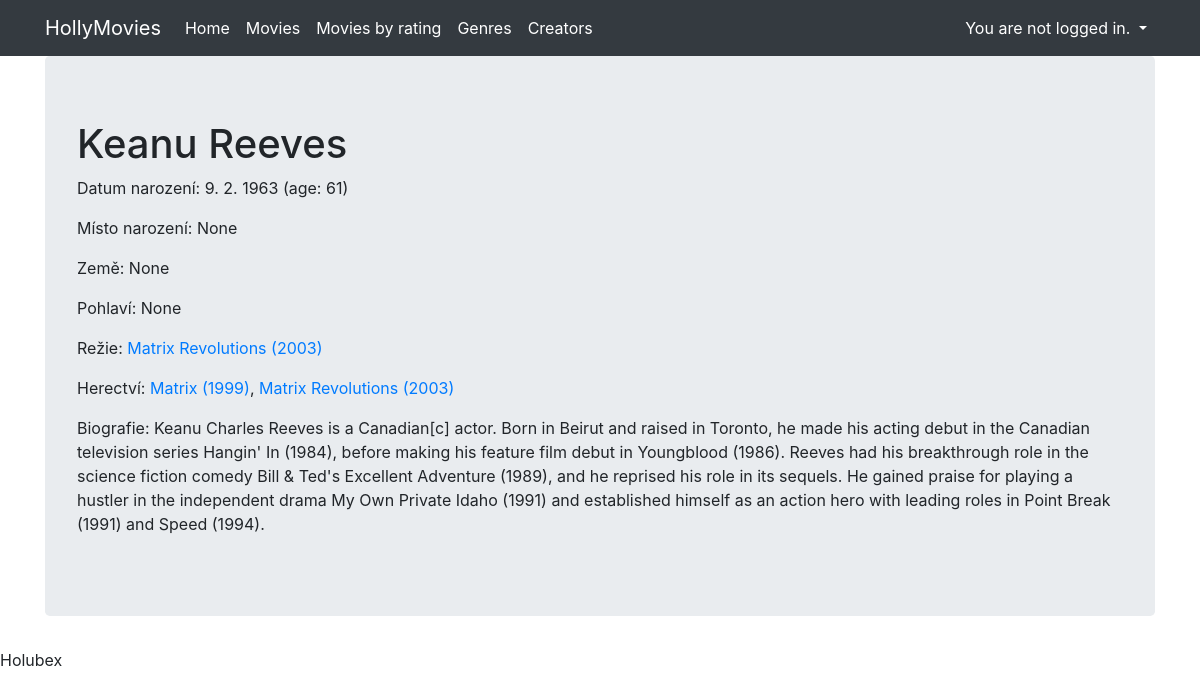
The app's page /creator/1/ with its own data.
### viewer/models.py (models this page shows, shortened)
class Creator(Model):
    name = CharField(max_length=32)
    surname = CharField(max_length=32, blank=True)
    birth_date = DateField(null=True, blank=True)
    death_date = DateField(null=True, blank=True)
    birth_place = CharField(max_length=64, null=True, blank=True)
    country = ForeignKey(Country, null=True, blank=True, on_delete=DO_NOTHING)
    sex = CharField(max_length=10, choices=Sex.choices, null=True, blank=True)
    biography = TextField(null=True, blank=True)
    class Meta:
        ordering = ['surname', 'name', 'birth_date']
    def __str__(self):
        return f"{self.name} {self.surname} ({self.birth_date.year})"
    def age(self):
        start_date = self.birth_date
        end_date = date.today()
        if self.death_date:
            end_date = self.death_date
        age = end_date.year - start_date.year
        if end_date.month < start_date.month:
            age -= 1
        if end_date.month == start_date.month and end_date.day < start_date.day:
            age -= 1
        return age

class Movie(Model):
    title = CharField(max_length=64)
    title_cz = CharField(max_length=64, blank=True)
    genres = ManyToManyField(Genre, blank=True, related_name='movies')
    countries = ManyToManyField(Country, blank=True, related_name='movies')
    directors = ManyToManyField(Creator, blank=True, related_name='directed_movies')
    actors = ManyToManyField(Creator, blank=True, related_name='acting_in_movies')
    rating = IntegerField()
    released = DateField()
    length = IntegerField(null=True, blank=True)
    description = TextField(null=True)
    clicked = IntegerField(default=0)
    created = DateTimeField(auto_now_add=True)
    class Meta:
        ordering = ['title', 'released']
    def __str__(self):
        return f'{self.title} ({self.released.year})'

### viewer/views.py (the view)
# urls.py: path('creator/<pk>/', CreatorView.as_view(), name='creator'),
class CreatorView(View):
    def get(self, request, pk):
        if Creator.objects.filter(id=pk).exists():  # otestujeme, zda film existuje
            result = Creator.objects.get(id=pk)
            return render(request, 'creator.html', {'title': result, 'creator': result})
        result = Creator.objects.all()
        return render(request,
                      'creators.html',
                      {'title': 'Creators', 'creators': result})

### viewer/templates/creator.html (shortened to what this page needs)
{% extends "base.html" %}
{% block content %}
<div class="creator-details">
    <h1>{{ creator.name}} {{ creator.surname|upper }}</h1>
    <p>Datum narození: {{ creator.birth_date|date:"j. n. Y" }} (age: {{ creator.age }})</p>
    <p>Místo narození: {{ creator.birth_place }}</p>
    <p>Země: {{ creator.country }}</p>
    <p>Pohlaví: {{ creator.sex }}</p>
    <p>
        {% if creator.directed_movies.all.count %}
            Režie:
            {% for movie in creator.directed_movies.all %}
                <a href="{% url 'movie' movie.id %}">{{ movie }}</a>{% if not forloop.last %},{% endif %}
            {% endfor %}
        {% endif %}
    </p>
    <p>
        {% if creator.acting_in_movies.all.count %}
            Herectví:
            {% for movie in creator.acting_in_movies.all %}
                <a href="{% url 'movie' movie.id %}">{{ movie }}</a>{% if not forloop.last %},{% endif %}
            {% endfor %}
        {% endif %}
    </p>
    <p>Biografie: {{ creator.biography }}</p>
</div>
{% endblock %}

### records on screen
Creator: name "Keanu Reeves", birth_date "9. 2. 1963", age "61", birth_place "None", country "None", sex "None", biography "Keanu Charles Reeves is a Canadian[c] actor. Born in Beirut and raised in Toronto, he made his acting debut in the Canadian television series Hangin' In (1984), before making his feature film debut in Youngblood (1986). Reeves had his breakthrough role in the science fiction comedy Bill & Ted's Excellent Adventure (1989), and he reprised his role in its sequels. He gained praise for playing a hustler in the independent drama My Own Private Idaho (1991) and established himself as an action hero with leading roles in Point Break (1991) and Speed (1994)."
Movie: title+released "Matrix Revolutions (2003)"
Movie: title+released "Matrix (1999)"
